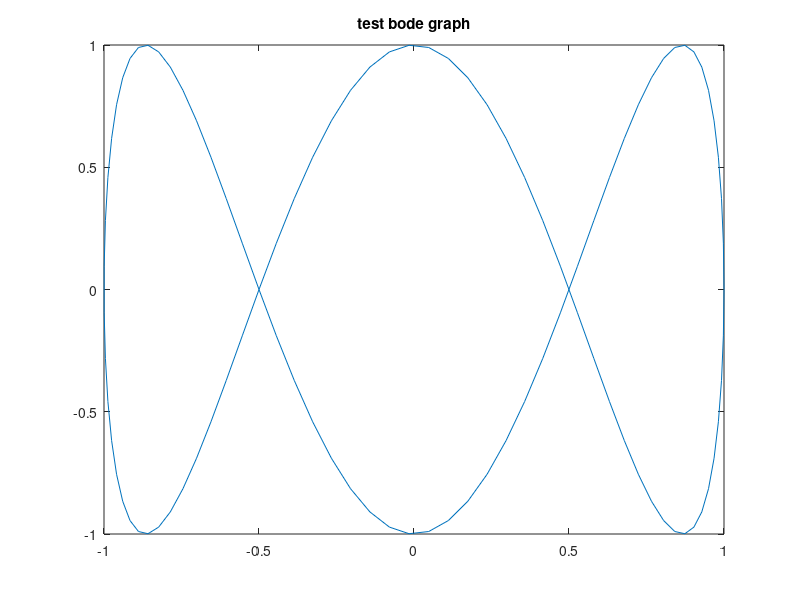

This figure's MATLAB source:
% This is an example for script (.m-file)
t = linspace(0, 2*pi, 100);
x = cos(t);
y = sin(3*t);

% plot the graph of a unit circle
plot(x,y);
title('test bode graph');

